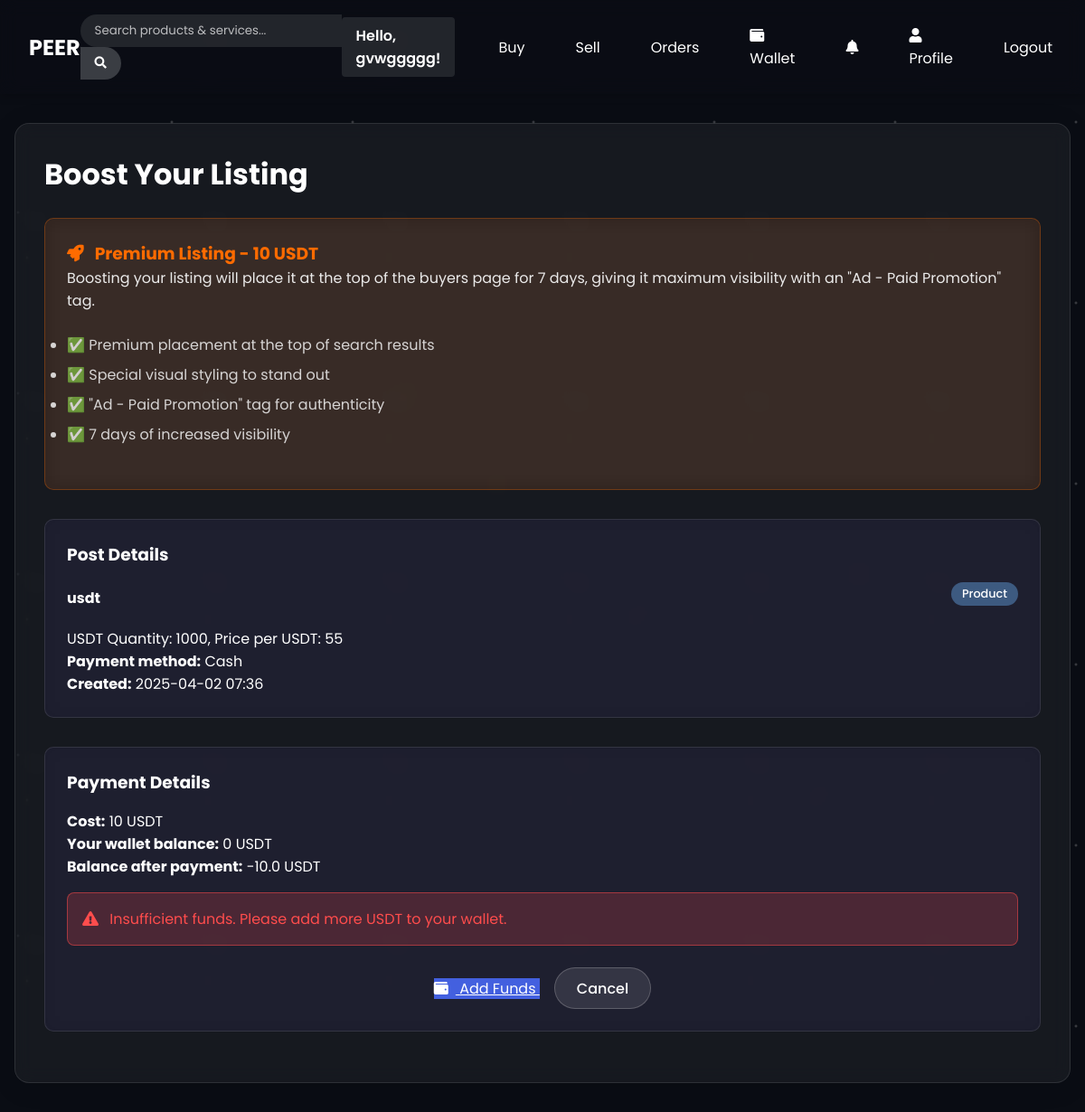
The app's page /boost_post/8 (signed in) with its own data.
### app.py (models this page shows)
class User(db.Model):
    id = db.Column(db.Integer, primary_key=True)
    username = db.Column(db.String(50), unique=True, nullable=False)
    email = db.Column(db.String(100), unique=True, nullable=False)
    password_hash = db.Column(db.String(256), nullable=False)
    created_at = db.Column(db.DateTime, default=datetime.utcnow)
    is_verified = db.Column(db.Boolean, default=False)  # KYC verification status
    verification_date = db.Column(db.DateTime, nullable=True)  # When the user was verified
    reputation_score = db.Column(db.Float, default=0.0)  # User reputation score
    phone_number = db.Column(db.String(20), nullable=True)  # User phone number
    dob = db.Column(db.Date, nullable=True)  # Date of birth
    location = db.Column(db.String(100), nullable=True)  # User's location/country
    posts = db.relationship('Post', backref='seller', lazy=True)
    orders = db.relationship('Order', backref='buyer', lazy=True)

class Post(db.Model):
    id = db.Column(db.Integer, primary_key=True)
    title = db.Column(db.String(100), nullable=False)
    description = db.Column(db.Text, nullable=True)
    post_type = db.Column(db.String(20), nullable=False)  # 'product' or 'service'
    payment_method = db.Column(db.String(50), nullable=False)
    custom_payment = db.Column(db.String(100), nullable=True)
    timeline_options = db.Column(db.String(200), nullable=False)  # Comma-separated options
    seller_id = db.Column(db.Integer, db.ForeignKey('user.id'), nullable=False)
    created_at = db.Column(db.DateTime, default=datetime.utcnow)
    is_boosted = db.Column(db.Boolean, default=False)  # Whether the post is boosted
    boost_expires_at = db.Column(db.DateTime, nullable=True)  # When the boost expires
    is_draft = db.Column(db.Boolean, default=False)  # Whether the post is a draft
    orders = db.relationship('Order', backref='post', lazy=True)

class Wallet(db.Model):
    id = db.Column(db.Integer, primary_key=True)
    user_id = db.Column(db.Integer, db.ForeignKey('user.id'), nullable=False, unique=True)
    address = db.Column(db.String(42), nullable=False, unique=True)  # BEP20 address (42 chars with 0x prefix)
    encrypted_private_key = db.Column(db.Text, nullable=False)  # Encrypted private key
    balance = db.Column(db.String(30), default="0")  # Store as string to avoid floating point issues
    created_at = db.Column(db.DateTime, default=datetime.utcnow)
    user = db.relationship('User', backref=db.backref('wallet', uselist=False))
    transactions = db.relationship('Transaction', backref='wallet', lazy=True)

### app.py (the view)
@app.route('/boost_post/<int:post_id>')
def boost_post(post_id):
    if 'user_id' not in session:
        return redirect(url_for('login'))
    post = Post.query.get_or_404(post_id)
    if post.seller_id != session['user_id']:
        flash('You do not have permission to boost this post', 'error')
        return redirect(url_for('seller_dashboard'))
    user = User.query.get(session['user_id'])
    wallet = Wallet.query.filter_by(user_id=user.id).first()
    if not wallet:
        flash('No wallet found for your account', 'error')
        return redirect(url_for('seller_dashboard'))
    return render_template('boost_post.html', post=post, wallet=wallet)

### app.py (called while the page is built)
@app.context_processor
def inject_user():
    if 'user_id' in session:
        user = User.query.get(session['user_id'])
        return {'current_user': user}
    return {'current_user': None}

### app/templates/boost_post.html (shortened to what this page needs)
{% extends "layout.html" %}
{% block content %}
<div class="dashboard-card">
    <h2 class="dashboard-title">Boost Your Listing</h2>
    <div class="nested-card" style="margin-bottom: 2rem; padding: 1.5rem; background-color: rgba(255, 107, 0, 0.1); border: 1px solid rgba(255, 107, 0, 0.3);">
        <h3 style="margin-top: 0; color: #FF6B00;">
            <i class="fas fa-rocket" style="margin-right: 0.5rem;"></i> Premium Listing - 10 USDT
        </h3>
        <p style="color: rgba(255, 255, 255, 0.9);">
            Boosting your listing will place it at the top of the buyers page for 7 days, giving it maximum visibility with an "Ad - Paid Promotion" tag.
        </p>
        <ul style="color: rgba(255, 255, 255, 0.8); margin: 1.5rem 0;">
            <li style="margin-bottom: 0.5rem;">✅ Premium placement at the top of search results</li>
            <li style="margin-bottom: 0.5rem;">✅ Special visual styling to stand out</li>
            <li style="margin-bottom: 0.5rem;">✅ "Ad - Paid Promotion" tag for authenticity</li>
            <li>✅ 7 days of increased visibility</li>
        </ul>
    </div>
    <div class="nested-card" style="margin-bottom: 2rem;">
        <h3 style="margin-top: 0; margin-bottom: 1rem;">Post Details</h3>
        <div style="display: flex; justify-content: space-between; align-items: center; margin-bottom: 1rem;">
            <h4 style="margin: 0;">{{ post.title }}</h4>
            {% if post.post_type == 'service' %}
                <span class="tag-service">Service</span>
            {% else %}
                <span class="tag-product">Product</span>
            {% endif %}
        </div>
        <p>{{ post.description }}</p>
        <p><strong>Payment method:</strong>
            {% if post.payment_method == 'other' %}
                {{ post.custom_payment }}
            {% else %}
                {{ post.payment_method.capitalize() }}
            {% endif %}
        </p>
        <p><strong>Created:</strong> {{ post.created_at.strftime('%Y-%m-%d %H:%M') }}</p>
    </div>
    <div class="nested-card">
        <h3 style="margin-top: 0; margin-bottom: 1rem;">Payment Details</h3>
        <p><strong>Cost:</strong> 10 USDT</p>
        <p><strong>Your wallet balance:</strong> {{ wallet.balance }} USDT</p>
        <p><strong>Balance after payment:</strong> {{ (wallet.balance|float - 10)|round(2) }} USDT</p>
        {% if wallet.balance|float < 10 %}
            <div style="background-color: rgba(255, 77, 77, 0.2); border: 1px solid rgba(255, 77, 77, 0.5); padding: 1rem; border-radius: 8px; margin: 1rem 0;">
                <p style="color: #ff4d4d; margin: 0;">
                    <i class="fas fa-exclamation-triangle" style="margin-right: 0.5rem;"></i>
                    Insufficient funds. Please add more USDT to your wallet.
                </p>
            </div>
            <div style="text-align: center; margin-top: 1.5rem;">
                <a href="{{ url_for('wallet_dashboard') }}" class="btn-primary">
                    <i class="fas fa-wallet" style="margin-right: 0.5rem;"></i> Add Funds
                </a>
                <a href="{{ url_for('seller_dashboard') }}" class="btn-secondary" style="margin-left: 1rem;">
                    Cancel
                </a>
            </div>
        {% endif %}
    </div>
</div>
{% endblock %}

### app/templates/layout.html (shortened to what this page needs)
<!DOCTYPE html>
<html lang="en">
<head>
    <link rel="stylesheet" href="{{ url_for('static', filename='css/style.css') }}">
    <link rel="stylesheet" href="https://cdnjs.cloudflare.com/ajax/libs/font-awesome/5.15.3/css/all.min.css">
</head>
<body {% if 'user_id' in session %}data-user-id="{{ session['user_id'] }}"{% endif %}>
    <div class="absolute inset-0 overflow-hidden" style="z-index: -10; position: fixed;">
        <div class="stars-bg"></div>
    </div>
    <div class="particles-container" style="z-index: -5; position: fixed;"></div>
    <nav class="navbar">
        <a href="{{ url_for('index') }}" class="logo">PEER</a>
        <div class="search-box">
            <form action="{{ url_for('search') }}" method="get" id="search-form">
                <input type="text" name="query" id="search-input" placeholder="Search products & services...">
                <button type="submit"><i class="fas fa-search"></i></button>
            </form>
        </div>
        <div class="nav-links">
            {% if 'user_id' in session %}
                {% if current_user %}
                <span class="user-greeting">Hello, {{ current_user.username }}!</span>
                {% endif %}
                <a href="{{ url_for('buyer_dashboard') }}">Buy</a>
                <a href="{{ url_for('seller_dashboard') }}">Sell</a>
                <a href="{{ url_for('order_history') }}">Orders</a>
                <a href="{{ url_for('wallet_dashboard') }}"><i class="fas fa-wallet" style="margin-right: 0.5rem;"></i>Wallet</a>
                <a href="{{ url_for('notifications') }}" class="notifications-icon">
                    <i class="fas fa-bell"></i>
                </a>
                <a href="{{ url_for('profile') }}"><i class="fas fa-user" style="margin-right: 0.5rem;"></i>Profile</a>
                <a href="{{ url_for('logout') }}">Logout</a>
            {% else %}
                <a href="{{ url_for('login') }}">Login</a>
                <a href="{{ url_for('signup') }}">Sign Up</a>
            {% endif %}
        </div>
    </nav>
    <div class="container">
        {% block content %}{% endblock %}
    </div>
</body>
</html>

### app/templates/layout.html (style rules this page uses)
.absolute { position: fixed; }
.inset-0 { top: 0; right: 0; bottom: 0; left: 0; }
.overflow-hidden { overflow: hidden; }
html, body { overflow-x: hidden; width: 100%; position: relative; }
button, a, input[type="submit"], input[type="button"], .btn { touch-action: manipulation; }

### app/templates/boost_post.html (style rules this page uses)
.nested-card { background-color: rgba(30, 30, 50, 0.7); border-radius: 10px; padding: 1.5rem; margin-bottom: 1.5rem; }

### records on screen
User: username "gvwggggg"
Post: title "usdt", description "USDT Quantity: 1000, Price per USDT: 55", payment_method "Cash", created_at "2025-04-02 07:36"
Wallet: balance "0", (wallet.balance|float-10)|round(2) "-10.0"
